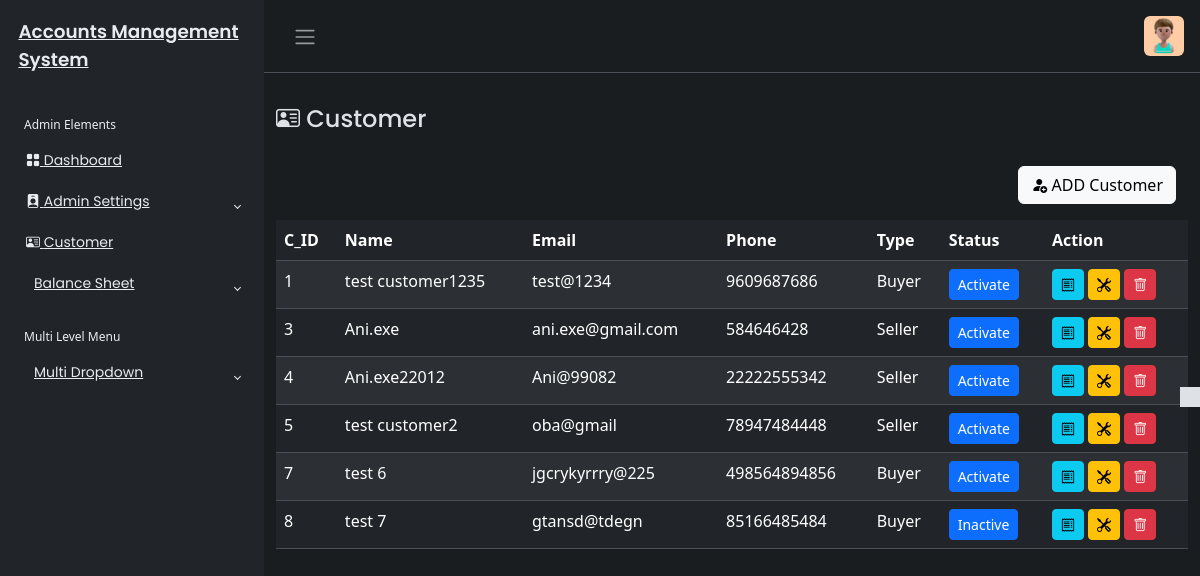
The app's page /Customer/customer.php (signed in), older data.
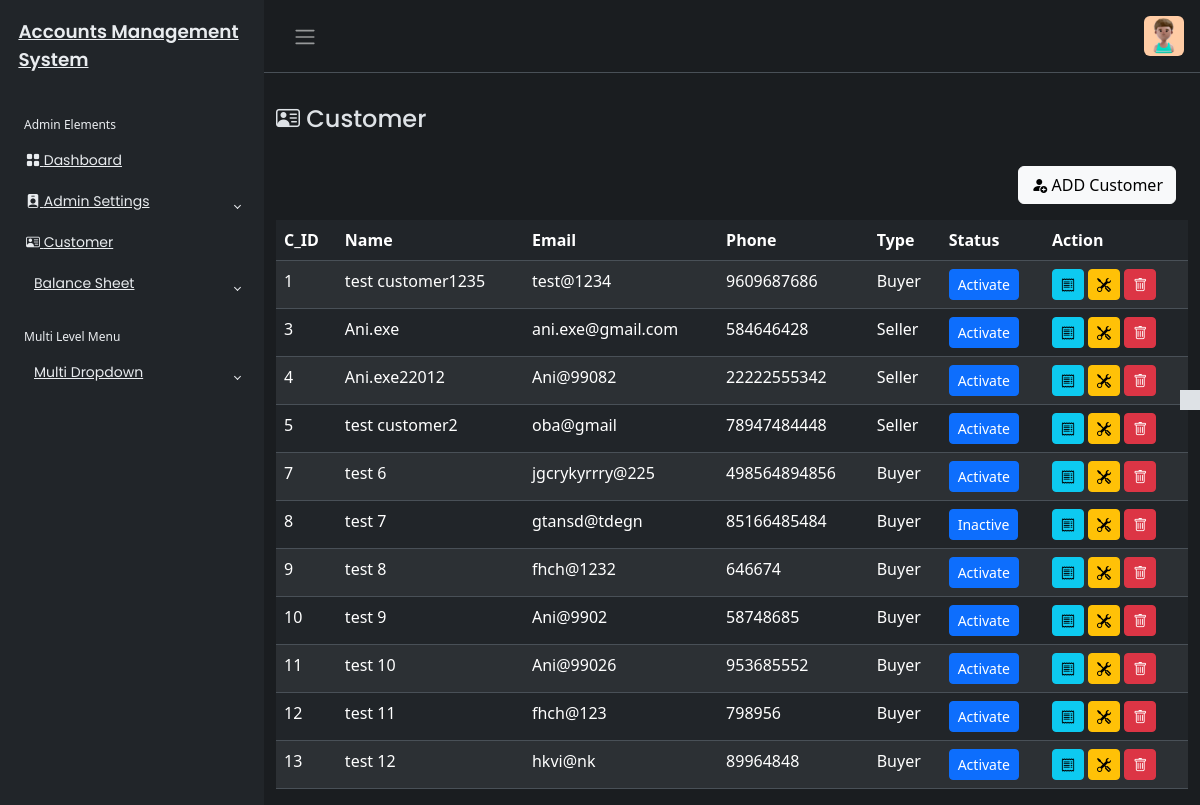
The same page, newer data.
### tables this page shows
CREATE TABLE `customer_tbl` (
  `c_id` int(200) NOT NULL,
  `c_name` varchar(450) NOT NULL,
  `c_phone` varchar(450) NOT NULL,
  `c_email` varchar(450) DEFAULT NULL,
  `c_address` text DEFAULT NULL,
  `c_role` varchar(255) NOT NULL,
  `created_at` timestamp NOT NULL DEFAULT current_timestamp(),
  `updated_at` timestamp NOT NULL DEFAULT current_timestamp(),
  `c_status` varchar(400) DEFAULT NULL
);

### Customer/customer.php (the view, shortened to what this page needs)
<?php
include('../includes/header.php');
if (isset($_SESSION['userAuth']) && $_SESSION['userAuth']!="" )
{
    include('../includes/sidebar.php');
    ?>
<main class="mt-3 pt-3">
        <div class="container-fluid">
            <div class="row">
                <div class="col-md-8">
                    <h4><i class="bi bi-person-vcard"></i> Customer</h4>
                </div>
            <?php
            require_once('../config/dbcon.php');
            ?>
                <div class="mt-4 px-4">
                    <button type="button" class="btn btn-light float-end " data-bs-toggle="modal" data-bs-target="#customerModal">
                        <i class="bi bi-person-fill-add"></i>
                       ADD Customer
                    </button>
                </div>
            </div>
            <?php
            try{
            $querry = " SELECT * FROM customer_tbl ORDER BY c_id";
            $stmt = $pdo->prepare($querry);
            $stmt->execute();
            $result = $stmt->fetchAll(PDO::FETCH_ASSOC);
            }catch(PDOException $e){
                echo "Error fetching records:" .$e->getMessage();
                $result=[];
            }
            ?>
            <div class="mt-3">
                <table id="example" class="table table-striped data-table"style="width:100%">
                    <thead>
                        <tr>
                            <th>C_ID</th>
                            <th>Name</th>
                            <th>Email</th>
                            <th>Phone</th>
                            <th>Type</th>
                            <th>Status</th>
                            <th>Action</th>
                        </tr>
                    </thead>
                    <tbody>
                        <?php
                        foreach($result as $row){
                        ?>
                        <tr>
                            <td ><?php echo htmlspecialchars($row['c_id']);?></td>
                            <td><?php echo htmlspecialchars($row['c_name']);?></td>
                            <td><?php echo htmlspecialchars($row['c_email']);?></td>
                            <td><?php echo htmlspecialchars($row['c_phone']);?></td>
                            <td><?php echo htmlspecialchars($row['c_role']);?></td>
                            <td>
                                <a href="toggle_customer_status.php?id=<?php echo $row['c_id']; ?>"<button type="button" class="btn btn-primary btn-sm" data-toggle="button" aria-pressed="false" autocomplete="off">
                                            <?php echo ($row['c_status'] == 'active') ? 'Inactive' : 'Activate'; ?>
                                        </a>
                            </td>
                            <td>
                            <button class="btn btn-info btn-sm viewCustomer" data-id="<?php echo $row['c_id']; ?>" data-bs-toggle="modal" data-bs-target="#viewCustomerModal"><i class="bi bi-receipt"></i></button>
                            <button class="btn btn-warning btn-sm editCustomer" data-id="<?php echo $row['c_id']; ?>" data-bs-toggle="modal" data-bs-target="#editCustomerModal"><i class="bi bi-tools"></i></button>
                            <button class="btn btn-danger btn-sm deleteCustomer" data-id="<?php echo $row['c_id'];?>" data-bs-toggle="modal" data-bs-target="#deleteCustomerModal"><i class="bi bi-trash"></i></button>
                        </td>
                        </tr>
                        <?php
                        }?>
                    </tbody>
                </table>
            </div>
        </div>
</main>
<?php
include('../includes/footer.php');
  }else{
echo '<script>
alert("Not Authorised!");
window.location.href = "../index.php";
</script>';
 }
?>

### includes/header.php (shortened to what this page needs)
<!DOCTYPE html>
<html lang="en" data-bs-theme="dark">
<head>
    <link rel="stylesheet" href="https://cdn.jsdelivr.net/npm/bootstrap@5.3.0-alpha2/dist/css/bootstrap.min.css">
    <link rel="stylesheet" href="https://cdn.jsdelivr.net/npm/bootstrap-icons@1.11.3/font/bootstrap-icons.min.css">
    <link rel="stylesheet" href="../css/style.css">
    <link rel="stylesheet" href="../css/dataTables.bootstrap5.min.css">
    <link href="https://cdn.jsdelivr.net/npm/bootstrap@5.3.3/dist/css/bootstrap.min.css" rel="stylesheet">
</head>
<body>
    <div class="wrapper">
        <aside id="sidebar" class="js-sidebar">

### includes/sidebar.php (shortened to what this page needs)
    <div class="h-100">
        <div class="sidebar-logo">
            <a href="#">Accounts Management System</a>
        </div>
        <ul class="sidebar-nav">
            <li class="sidebar-header">
                Admin Elements
            </li>
            <li class="sidebar-item">
                <a href="../Dashboard/dashboard.php" class="sidebar-link">
                    <i class="bi bi-grid-fill"></i>
                    Dashboard
                </a>
            </li>
            <li class="sidebar-item">
                <a href="#" class="sidebar-link collapsed" data-bs-target="#pages1" data-bs-toggle="collapse"
                    aria-expanded="false"><i class="bi bi-person-badge-fill"></i>
                    Admin Settings
                </a>
            </li>
            <li class="sidebar-item">
                <a href="../Customer/customer.php" class="sidebar-link">
                   <i class="bi bi-person-vcard"></i>
                    Customer
                </a>
            </li>
            <li class="sidebar-item">
                <a href="#" class="sidebar-link collapsed" data-bs-target="#pages" data-bs-toggle="collapse"
                    aria-expanded="false"><i class="fa-solid fa-file-lines pe-2"></i>
                    Balance Sheet
                </a>
            </li>
            <li class="sidebar-header">
                Multi Level Menu
            </li>
            <li class="sidebar-item">
                <a href="#" class="sidebar-link collapsed" data-bs-target="#multi" data-bs-toggle="collapse"
                    aria-expanded="false"><i class="fa-solid fa-share-nodes pe-2"></i>
                    Multi Dropdown
                </a>
            </li>
        </ul>
    </div>
</aside>
<div class="main">
    <nav class="navbar navbar-expand px-3 border-bottom">
        <button class="btn" id="sidebar-toggle" type="button">
            <span class="navbar-toggler-icon"></span>
        </button>
        <div class="navbar-collapse navbar">
            <ul class="navbar-nav">
                <li class="nav-item dropdown">
                    <a href="#" data-bs-toggle="dropdown" class="nav-icon pe-md-0">
                        <img src="../Assets/profile.jpg" class="avatar img-fluid rounded" alt="">
                    </a>
                </li>
            </ul>
        </div>
    </nav>

### includes/theme.php (shortened to what this page needs)
<a href="#" class="theme-toggle">
                <i class="fa-regular fa-sun"></i>
            </a>

### includes/footer.php (shortened to what this page needs)
<?php
include('theme.php')
?>
</body>
</html>

### css/style.css (style rules this page uses)
body { font-family: "Poppins", sans-serif; font-size: 0.875rem; opacity: 1; overflow-y: scroll; margin: 0; }
a { cursor: pointer; text-decoration: none; font-family: "Poppins", sans-serif; }
li { list-style: none; }
h4 { font-family: "Poppins", sans-serif; font-size: 1.275rem; color: var(--bs-emphasis-color); }
.wrapper { align-items: stretch; display: flex; width: 100%; }
#sidebar { max-width: 264px; min-width: 264px; background: var(--bs-dark); transition: all 0.35s ease-in-out; }
.main { display: flex; flex-direction: column; min-height: 100vh; min-width: 0; overflow: hidden; transition: all 0.35s ease-in-out; width: 100%; background: var(--bs-dark-bg-subtle); }
.sidebar-logo { padding: 1.15rem; }
.sidebar-logo a { color: #e9ecef; font-size: 1.15rem; font-weight: 600; }
.sidebar-nav { list-style: none; margin-bottom: 0; padding-left: 0; margin-left: 0; }
.sidebar-header { color: #e9ecef; font-size: 0.75rem; padding: 1.5rem 1.5rem 0.375rem; }
a.sidebar-link { padding: 0.625rem 1.625rem; color: #e9ecef; position: relative; display: block; font-size: 0.875rem; }
.sidebar-link[data-bs-toggle="collapse"]::after { border: solid; border-width: 0 0.075rem 0.075rem 0; content: ""; display: inline-block; padding: 2px; position: absolute; right: 1.5rem; top: 1.4rem; transform: rotate(-135deg); transition: all 0.2s ease-out; }
.sidebar-link[data-bs-toggle="collapse"].collapsed::after { transform: rotate(45deg); transition: all 0.2s ease-out; }
.avatar { height: 40px; width: 40px; }
.navbar-expand .navbar-nav { margin-left: auto; }
.theme-toggle { position: fixed; top: 50%; transform: translateY(-65%); text-align: center; z-index: 10; right: 0; left: auto; border: none; background-color: var(--bs-body-color); }
html[data-bs-theme="dark"] .theme-toggle .fa-sun, html[data-bs-theme="light"] .theme-toggle .fa-moon { cursor: pointer; padding: 10px; display: block; font-size: 1.25rem; color: #fff; }

Row changes from the older to the newer data that the page shows:
added customer_tbl: c_id "9", c_name "test 8", c_email "fhch@1232", c_phone "646674", c_role "Buyer", shows "Activate"
added customer_tbl: c_id "10", c_name "test 9", c_email "Ani@9902", c_phone "58748685", c_role "Buyer", shows "Activate"
added customer_tbl: c_id "11", c_name "test 10", c_email "Ani@99026", c_phone "953685552", c_role "Buyer", shows "Activate"
added customer_tbl: c_id "12", c_name "test 11", c_email "fhch@123", c_phone "798956", c_role "Buyer", shows "Activate"
added customer_tbl: c_id "13", c_name "test 12", c_email "hkvi@nk", c_phone "89964848", c_role "Buyer", shows "Activate"
